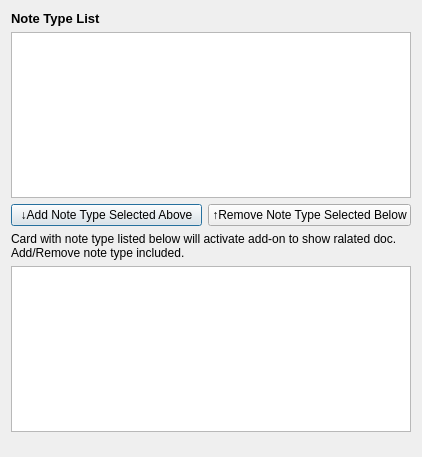
<?xml version="1.0" encoding="UTF-8"?>
<ui version="4.0">
 <class>note_type_setting_dialog</class>
 <widget class="QDialog" name="note_type_setting_dialog">
  <property name="geometry">
   <rect>
    <x>0</x>
    <y>0</y>
    <width>422</width>
    <height>457</height>
   </rect>
  </property>
  <property name="windowTitle">
   <string>Set Note Type to Relate</string>
  </property>
  <property name="locale">
   <locale language="English" country="UnitedStates"/>
  </property>
  <layout class="QVBoxLayout" name="verticalLayout_2">
   <item>
    <layout class="QVBoxLayout" name="verticalLayout">
     <item>
      <widget class="QLabel" name="label">
       <property name="font">
        <font>
         <pointsize>10</pointsize>
         <weight>75</weight>
         <bold>true</bold>
        </font>
       </property>
       <property name="text">
        <string>Note Type List</string>
       </property>
      </widget>
     </item>
     <item>
      <widget class="QListView" name="listView_2"/>
     </item>
     <item>
      <layout class="QHBoxLayout" name="horizontalLayout_2">
       <item>
        <widget class="QPushButton" name="pushButton_2">
         <property name="text">
          <string>↓Add Note Type Selected Above</string>
         </property>
        </widget>
       </item>
       <item>
        <widget class="QPushButton" name="pushButton">
         <property name="text">
          <string>↑Remove Note Type Selected Below</string>
         </property>
        </widget>
       </item>
      </layout>
     </item>
     <item>
      <widget class="QLabel" name="label_2">
       <property name="text">
        <string>Card with note type listed below will activate add-on to show ralated doc. Add/Remove note type included.</string>
       </property>
       <property name="wordWrap">
        <bool>true</bool>
       </property>
      </widget>
     </item>
     <item>
      <widget class="QListView" name="listView"/>
     </item>
     <item>
      <spacer name="verticalSpacer">
       <property name="orientation">
        <enum>Qt::Vertical</enum>
       </property>
       <property name="sizeHint" stdset="0">
        <size>
         <width>20</width>
         <height>40</height>
        </size>
       </property>
      </spacer>
     </item>
    </layout>
   </item>
  </layout>
 </widget>
 <resources>
  <include location="myRes.qrc"/>
 </resources>
 <connections/>
</ui>
